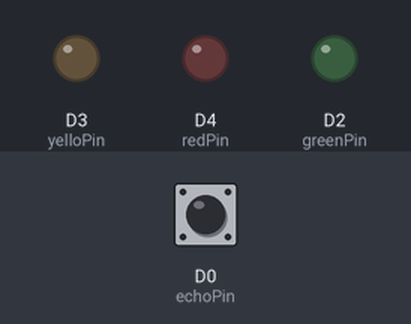
Recording of a sketch running on a simulated ESP8266 (NodeMCU). Shown: output pins drawn as LEDs (lit = HIGH). The inputs (shaded band) are chosen by the test bench; at power-on: D0 (echoPin) LOW. WiFi joins after 1.5 s; servers stay silent unless stated; pins used as bus, display or sensor lines are not drawn; what the sketch prints to the serial monitor is not drawn.

Above: at 0.1 s.
At 2.7 s:
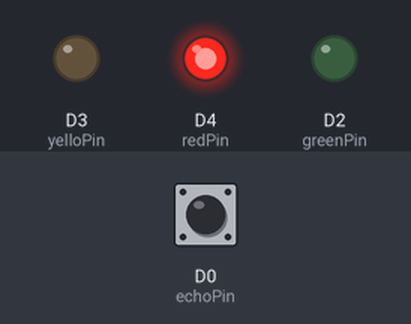
2.8 s: D0 (echoPin) pulsed HIGH 5 times (0.12 s each, 0.3 s apart)
At 4.7 s:
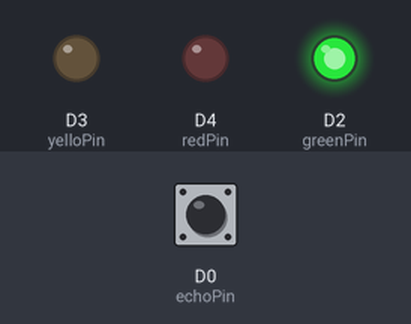
Timing chart, 0 to 6.7 s (numbered marks = the images above; inputs shaded):
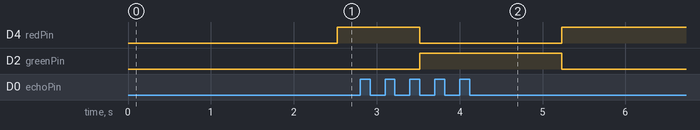

The sketch:

floodDetectionAndMonitoring.ino
```cpp
#include <ESP8266WiFi.h>

String apiKey = "A3RCMLSO3S5MUETS";     //  Enter your Write API key from ThingSpeak

const char *ssid =  "Shakil";     //  wifi ssid
const char *pass =  "01923002461";    // wifi password
const char* server = "api.thingspeak.com";

WiFiClient client;


#define echoPin D0
#define trigPin D1
#define greenPin D2
#define yelloPin D3
#define redPin D4

long duration;
int distance;


void setup() {

    Serial.begin(9600);
    delay(10);
    pinMode(trigPin,OUTPUT);
    pinMode(echoPin,INPUT);
    pinMode(greenPin,OUTPUT);
    pinMode(yelloPin,OUTPUT);
    pinMode(redPin,OUTPUT);

    digitalWrite(greenPin,LOW);
    digitalWrite(yelloPin,LOW);
    digitalWrite(redPin,LOW);


    Serial.print("Connecting to: ");
    Serial.println(ssid);

      WiFi.begin(ssid, pass);

      while (WiFi.status() != WL_CONNECTED)
     {
            delay(500);
            Serial.print(".");
     }
      Serial.println("");
      Serial.println("WiFi connected");

}


int distanceMeasure(){

  digitalWrite(trigPin,LOW);
  delayMicroseconds(2);
  digitalWrite(trigPin,HIGH);
  delay(10);
  digitalWrite(trigPin,LOW);

  duration = pulseIn(echoPin,HIGH);
  distance = duration *0.034 / 2;


  Serial.print("Distance : ");
  Serial.print(distance);
  Serial.println("cm");


  return distance;

  }


void labelControl(){


  int label = distance;

  if (label >=5){
    digitalWrite(greenPin,HIGH);

  }
  else{
    digitalWrite(greenPin,LOW);
  }

  if (label >=3 && label <5){
    digitalWrite(yelloPin,HIGH);

  }
  else{
    digitalWrite(yelloPin,LOW);
  }

  if(label < 3){
    digitalWrite(redPin,HIGH);
  }
  else{
    digitalWrite(redPin,LOW);
  }
}
void loop() {


     distance = distanceMeasure();
     labelControl();

    if (isnan(distance))
                 {
                     Serial.println("Failed to read from Ultrasonic sensor!");
                      return;
                 }

                         if (client.connect(server,80))   // establishing the connection with thingspeak server
                      {

                             String postStr = apiKey;
                             postStr +="&field1=";
                             postStr += String(distance);
                             postStr += "\r\n\r\n";

                             client.print("POST /update HTTP/1.1\n");
                             client.print("Host: api.thingspeak.com\n");
                             client.print("Connection: close\n");
                             client.print("X-THINGSPEAKAPIKEY: "+apiKey+"\n");
                             client.print("Content-Type: application/x-www-form-urlencoded\n");
                             client.print("Content-Length: ");
                             client.print(postStr.length());
                             client.print("\n\n");
                             client.print(postStr);

//                             Serial.print("distance: ");
//                             Serial.print(distance);

                             Serial.println(" Send to Thingspeak.");
                        }
          client.stop();

          Serial.println("Waiting...");


  delay(500);  // dealy half second and regenerate the temperature and send it to the thingspeak


}
```

Measured:
- after the input at 2.8 s, D4 (redPin): HIGH → LOW after 0.72 s, → HIGH 1.7 s later; D2 (greenPin): LOW → HIGH after 0.72 s, → LOW 1.7 s later
